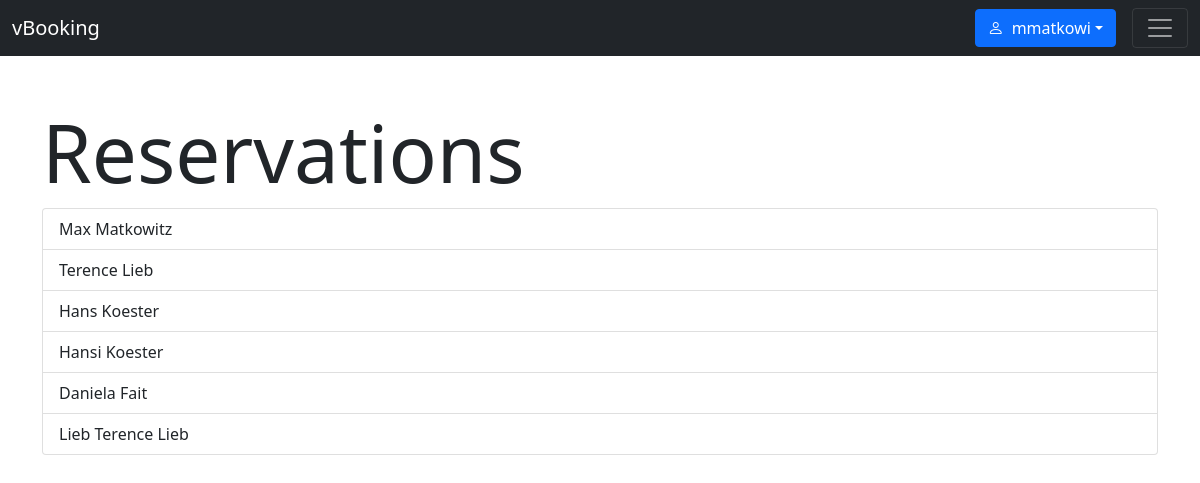
The app's page /reservations/ (signed in) with its own data.
### app/models.py (models this page shows, shortened)
class Reservation(models.Model):
    id = models.AutoField(primary_key=True)
    event= models.ForeignKey(Event, on_delete=models.CASCADE, blank=False)
    email = models.EmailField(blank=False)
    surname = models.CharField(max_length=30, blank=False)
    name = models.CharField(max_length=30, blank=False)
    zipcode = models.CharField(max_length=6, blank=False)
    phone = models.CharField(max_length=20, blank=False)
    proof = models.CharField(choices=[('tested', 'Getestet'), ('vaccinated', 'Geimpft'), ('recovered', 'Genesen')], max_length=10, blank=False, default=None)
    entry = models.CharField(choices=[('paid', 'Bezahlt'), ('vip', 'Gästeliste')], max_length=4, blank=True, default=None)

### app/views.py (the view)
# urls.py: path('reservations/', views.reservations, name='reservations'),
def reservations(request):
    if request.method == "GET":
        id = request.GET.get('id', '')
        if id == '':
            reservations = Reservation.objects.all()
            return render(request, "reservations.html", {"reservations": reservations})
        else:
            reservation = Reservation.objects.get(id=id)
            form = ReservationForm(instance=reservation)
            return render(request, "reservation.html", {"form": form, "edit": True})

### app/templates/reservations.html
{% extends "base.html" %}
{% block content %}
<div class="container mt-5">
    <h1 class="display-1">Reservations</h1>
    <div class="row">
        <div class="col-12">
            <ul class="list-group">
                {% for reservation in reservations %}
                <a class="list-group-item" href="{% url 'reservations' %}?id={{reservation.id}}">{{reservation.surname}} {{reservation.name}}</a>
                {% endfor %}
            </ul>
        </div>
    </div>
</div>
{% endblock %}

### app/templates/base.html (shortened to what this page needs)
<!DOCTYPE html>
<html lang="en">
<head>
    <link href="https://cdn.jsdelivr.net/npm/bootstrap@5.1.1/dist/css/bootstrap.min.css" rel="stylesheet"
>
    <link rel="stylesheet" href="https://cdn.jsdelivr.net/npm/bootstrap-icons@1.5.0/font/bootstrap-icons.css">
</head>
<body>
    <div id="base">
        <nav class="navbar navbar-dark bg-dark">
            <div class="container-fluid d-flex">
                <a class="navbar-brand me-auto" href="/">vBooking</a>
                {% if user.is_authenticated %}
                <div class="dropdown">
                    <button class="btn btn-primary me-3 dropdown-toggle" data-bs-toggle="dropdown"><i class="bi bi-person me-2"></i>{{user.username}}</button>
                </div>
                {% else %}
                <a class="btn btn-primary me-3" href="{% url 'login' %}">Login</a>
                {% endif %}
                <button class="navbar-toggler" type="button" data-bs-toggle="collapse"
                    data-bs-target="#navbarSupportedContent" aria-controls="navbarSupportedContent"
                    aria-expanded="false" aria-label="Toggle navigation">
                    <span class="navbar-toggler-icon"></span>
                </button>
            </div>
        </nav>
    </div>
    <div id="content">
        {% block content %}{% endblock %}
    </div>
</body>
</html>

### records on screen
Reservation: surname "Max", name "Matkowitz"
Reservation: surname "Terence", name "Lieb"
Reservation: surname "Hans", name "Koester"
Reservation: surname "Hansi", name "Koester"
Reservation: surname "Daniela", name "Fait"
Reservation: surname "Lieb", name "Terence Lieb"

### other values on screen
{{ user.username }} "mmatkowi"
